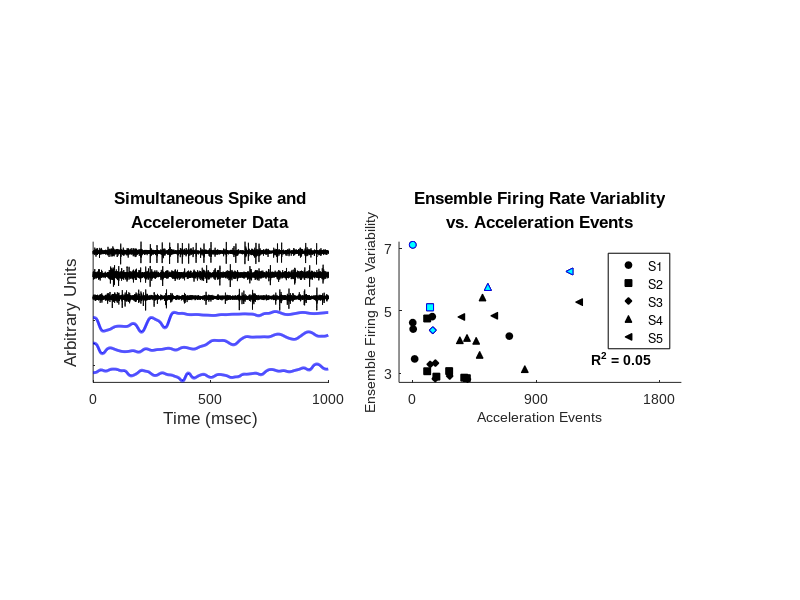

This figure's MATLAB source:
%%% Figure4_final: Ensemble Firing Rate Variability v. Accelerometer %%%

dpi   = 96;
figure('units','pixels','Position',[1 1 8.5*dpi 11*dpi])

H     = [1 4.25];
V     = 4;
pos   = [H(1)*dpi   V(1)*dpi 2.5*dpi 2.58*dpi;
         H(2)*dpi   V(1)*dpi 3*dpi 2.58*dpi];

%%%%%%%%%%%%%%%%%%%%%%%%%%%%%%%%%%%%
%%% Accelerometer and Spike Data %%%
%%%%%%%%%%%%%%%%%%%%%%%%%%%%%%%%%%%%
cd('c:\program files\matlab\r2006b\work\Learning_ICMS_figures')
load('Acc_and_Spike_example.mat')

% Lowpass filter Acc data at 50 Hz
[B,A] = butter(5,50/1000,'low');
Acc= filter(B,A,Acc);

axes('units','pixels','position',pos(1,:)),
plot(time_line,HF_Spikes(:,1)+10,'k'),hold on
plot(time_line,HF_Spikes(:,4)+8,'k')
plot(time_line,HF_Spikes(:,5)+6,'k')

plot(time_line2,Acc(:,1)+4.25,'b','linewidth',2)
plot(time_line2,Acc(:,3)+2,'b','linewidth',2)
plot(time_line2,Acc(:,2)-.6,'b','linewidth',2)
title([{'Simultaneous Spike and'}; {'Accelerometer Data'}],'fontsize',12,'fontname','arial','fontweight','bold')
ylabel('Arbitrary Units','fontsize',12,'fontname','arial')
xlabel('Time (msec)','fontsize',12,'fontname','arial')
set(gca,'xtick',[0 length(time_line)/2 length(time_line)],'xticklabel','0|500|1000')
axis tight
temp = get(gca,'ylim');
set(gca,'xlim',[0 length(time_line)],'ylim',[temp(1)-0.1 temp(2)])
set(gca,'yticklabel','')

%%%%%%%%%%%%%%%%%%%%%%%%%%%%%%%%%%%%%
%%% Accelerometer Null Hypothesis %%%
%%%%%%%%%%%%%%%%%%%%%%%%%%%%%%%%%%%%%
cd('C:\Program Files\MATLAB\R2006b\work\Learning_ICMS_figures')
load('Null_Acc2EfrV_2.mat')
thres = 5;

% R^2 of Ensemble Firing Rate Variability v. Acceleration events
x = [subject_Acc{1,1}(thres,:)',subject_Acc{1,2}';
     subject_Acc{2,1}(thres,:)',subject_Acc{2,2}';
     subject_Acc{3,1}(thres,:)',subject_Acc{3,2}';
     subject_Acc{4,1}(thres,:)',subject_Acc{4,2}';
     subject_Acc{5,1}(thres,:)',subject_Acc{5,2}'];

R2 = corr(x).^2;
R2 = R2(2);

axes('units','pixels','position',pos(2,:)),
% Each Subject with different Marker and Mark Active Exploration Sessions
plot(subject_Acc{1,1}(thres,:),subject_Acc{1,2},'ok','markerfacecolor','k','markersize',5),hold on
plot(subject_Acc{2,1}(thres,:),subject_Acc{2,2},'sk','markerfacecolor','k','markersize',5)
plot(subject_Acc{3,1}(thres,:),subject_Acc{3,2},'dk','markerfacecolor','k','markersize',5)
plot(subject_Acc{4,1}(thres,:),subject_Acc{4,2},'^k','markerfacecolor','k','markersize',5)
plot(subject_Acc{5,1}(thres,:),subject_Acc{5,2},'<k','markerfacecolor','k','markersize',5)

plot(subject_Acc{1,1}(thres,6),subject_Acc{1,2}(6),'ob','markerfacecolor','c','markersize',5)
plot(subject_Acc{2,1}(thres,3),subject_Acc{2,2}(3),'sb','markerfacecolor','c','markersize',5)
plot(subject_Acc{3,1}(thres,4),subject_Acc{3,2}(4),'db','markerfacecolor','c','markersize',5)
plot(subject_Acc{4,1}(thres,5),subject_Acc{4,2}(5),'^b','markerfacecolor','c','markersize',5)
plot(subject_Acc{5,1}(thres,4),subject_Acc{5,2}(4),'<b','markerfacecolor','c','markersize',5)
title([{'Ensemble Firing Rate Variablity'};{'vs. Acceleration Events'}],'fontsize',12,'fontweight','bold','fontname','arial')
ylabel('Ensemble Firing Rate Variability','fontname','arial','fontsize',10)
xlabel('Acceleration Events','fontname','arial','fontsize',10)
axis tight

temp1 = get(gca,'ylim');
set(gca,'ylim',[temp1(1)-0.1 temp1(2)+0.1])
temp2 = get(gca,'xlim');
set(gca,'xlim',[temp2(1)-100 temp2(2)+200])
set(gca,'ytick',[3 5 7])
set(gca,'xtick',[0 900 1800],'xticklabel','0|900|1800')

text(1300, 3.5,['R^2 = ' num2str(R2,1)],'fontname','arial','fontsize',10,'fontweight','bold')

set(findobj(gcf,'Type','axes'),'Fontname','arial')
set(findobj(gcf,'Type','axes'),'box','off')
h = legend('S1','S2','S3','S4','S5','location','northeast');
set(h,'edgecolor','k')
set(gcf,'color','w')
